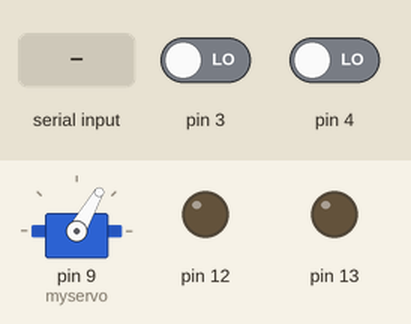
This sketch was run on a simulated Arduino Uno, built with avr-gcc and run on an emulated ATmega328P. Parts: servo, output pins drawn as LEDs (lit = HIGH). Inputs (shaded band) come from the test bench; at power-on: pin 3 LOW, pin 4 LOW. What the sketch prints to the serial monitor is not drawn.

Above: at 1.2 s.
1.3 s: "a" received over Serial
At 2.9 s:
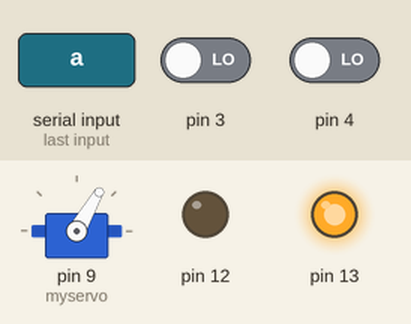
3.8 s: "b" received over Serial
At 4.6 s:
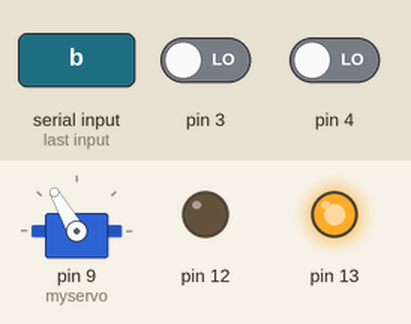
6.3 s: "a" received over Serial
At 7.1 s:
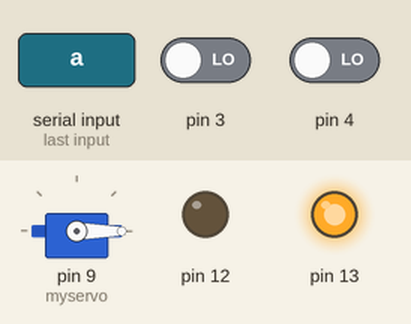
8.8 s: "b" received over Serial
At 9.6 s:
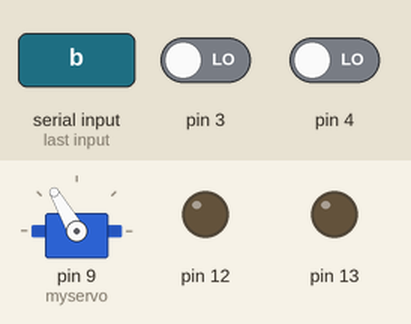
Timing chart, 0 to 11.8 s (numbered marks = the images above; inputs shaded):
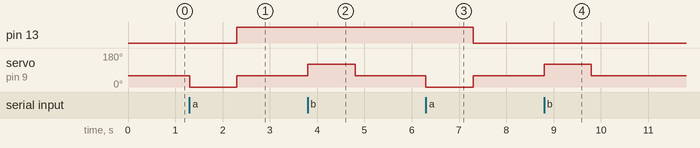

The sketch:

skinner_DQN_Ar_motor.ino
```cpp
// (licence header left out)
#include <Servo.h>

Servo myservo;

void setup() {
  Serial.begin(9600);
  while (!Serial) {
    ;
  }
  pinMode(12, OUTPUT);
  pinMode(13, OUTPUT);
  myservo.attach(9);
  myservo.write(60);
}

void loop() {
  static int state = 0;
  // put your main code here, to run repeatedly:
  if (Serial.available() > 0) {
    int reward = 0;
    char action = Serial.read();
    if (action == 'a') {
      myservo.write(0);
      delay(1000);
      int a = digitalRead(3);
      if (a == LOW) {
        if (state == 0) {
          state = 1;
        }
        else {
          state = 0;
        }
      }
      digitalWrite(13, state);
      Serial.print(state);
      Serial.print(reward);
      myservo.write(60);
      delay(1000);
    }
    else if (action == 'b') {
      myservo.write(120);
      delay(1000);
      int b = digitalRead(4);
      if (b == LOW) {
        if (state == 1) {
          reward = 1;
        digitalWrite(12, HIGH);
        }
      }
      digitalWrite(12, LOW);
      Serial.print(state);
      Serial.print(reward);
      myservo.write(60);
      delay(1000);
    }
    else if (action == 'c') {
      state = 0;
      digitalWrite(13, state);
      delay(1000);
    }
  }
}
```

Measured:
- after the input at 1.3 s, pin 13: LOW → HIGH after 1.0 s; servo on pin 9 (myservo): 60° → 0° at once, → 60° 1.0 s later
- after the input at 3.8 s, servo on pin 9 (myservo): 60° → 120° at once, → 60° 1.0 s later
- after the input at 6.3 s, pin 13: HIGH → LOW after 1.0 s; servo on pin 9 (myservo): 60° → 0° at once, → 60° 1.0 s later
- after the input at 8.8 s, servo on pin 9 (myservo): 60° → 120° at once, → 60° 1.0 s later
